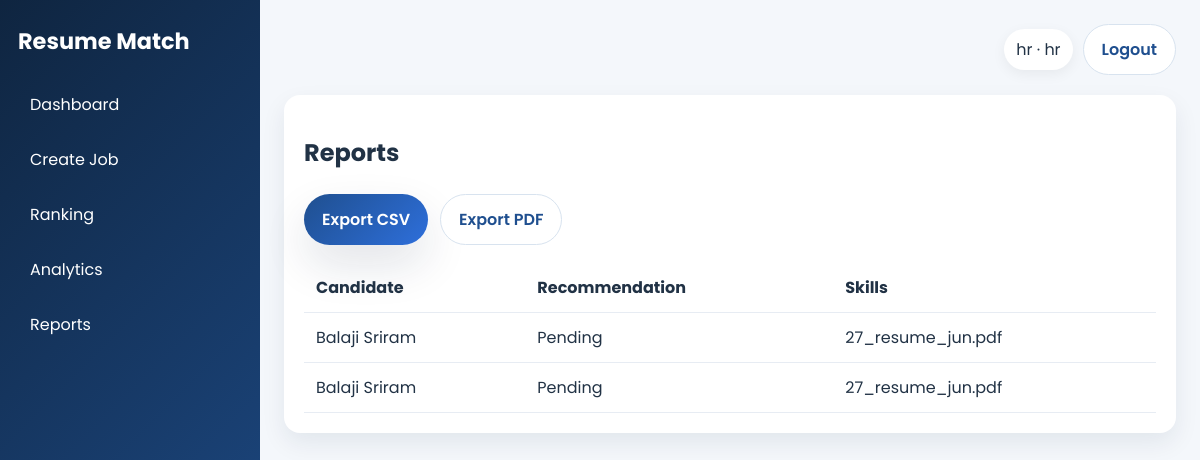
The app's page /reports (signed in) with its own data.
### tables this page shows
CREATE TABLE users (
            id INTEGER PRIMARY KEY AUTOINCREMENT,
            username TEXT UNIQUE NOT NULL,
            email TEXT UNIQUE NOT NULL,
            password_hash TEXT NOT NULL,
            role TEXT NOT NULL CHECK(role IN ('admin','hr','candidate')),
            created_at TEXT NOT NULL
        );

CREATE TABLE resumes (
            id INTEGER PRIMARY KEY AUTOINCREMENT,
            candidate_id INTEGER NOT NULL,
            filename TEXT NOT NULL,
            file_path TEXT NOT NULL,
            file_type TEXT NOT NULL,
            extracted_text TEXT NOT NULL,
            uploaded_at TEXT NOT NULL,
            FOREIGN KEY (candidate_id) REFERENCES candidates(id) ON DELETE CASCADE
        );

CREATE TABLE candidates (
            id INTEGER PRIMARY KEY AUTOINCREMENT,
            user_id INTEGER NOT NULL UNIQUE,
            full_name TEXT NOT NULL,
            email TEXT NOT NULL,
            phone TEXT NOT NULL,
            skills TEXT NOT NULL,
            education TEXT NOT NULL,
            experience TEXT NOT NULL,
            created_at TEXT NOT NULL,
            updated_at TEXT NOT NULL,
            FOREIGN KEY (user_id) REFERENCES users(id) ON DELETE CASCADE
        );

### app.py (the view)
@app.route("/reports")
@require_login("hr")
def reports() -> str:
    resumes = list_resumes()
    return render_template("reports.html", resumes=resumes)

### app.py (called while the page is built)
@app.context_processor
def inject_globals() -> dict[str, Any]:
    user = None
    if "user_id" in session:
        user = get_user_by_id(session["user_id"])
    return {"current_user": user, "csrf_token": session.get("csrf_token")}

def require_login(role: str | None = None) -> Any:
    def decorator(func):
        @wraps(func)
        def wrapper(*args, **kwargs):
            if "user_id" not in session:
                flash("Please log in first.", "warning")
                return redirect(url_for("login"))
            user = get_user_by_id(session["user_id"])
            if role and user["role"] != role:
                flash("You do not have access to this page.", "danger")
                return redirect(url_for("home"))
            return func(*args, **kwargs)
        return wrapper
    return decorator

@app.before_request
def ensure_csrf_token() -> None:
    if "csrf_token" not in session:
        session["csrf_token"] = secrets.token_hex(16)

### utils/database.py (called while the page is built)
def get_connection() -> sqlite3.Connection:
    conn = sqlite3.connect(DB_PATH)
    conn.row_factory = sqlite3.Row
    conn.execute("PRAGMA foreign_keys = ON")
    return conn

def get_user_by_id(user_id: int) -> Optional[Dict[str, Any]]:
    conn = get_connection()
    user = conn.execute("SELECT * FROM users WHERE id = ?", (user_id,)).fetchone()
    conn.close()
    return dict(user) if user else None

def list_resumes() -> list[Dict[str, Any]]:
    conn = get_connection()
    rows = conn.execute(
        "SELECT resumes.*, candidates.full_name FROM resumes JOIN candidates ON candidates.id = resumes.candidate_id ORDER BY resumes.uploaded_at DESC"
    ).fetchall()
    conn.close()
    return [dict(row) for row in rows]

### templates/reports.html
{% extends 'base.html' %}
{% block content %}
<section class="card">
    <h2>Reports</h2>
    <div class="actions">
        <a class="btn btn-primary" href="{{ url_for('export_csv') }}">Export CSV</a>
        <a class="btn btn-outline" href="{{ url_for('export_pdf') }}">Export PDF</a>
    </div>
    <table>
        <thead><tr><th>Candidate</th><th>Recommendation</th><th>Skills</th></tr></thead>
        <tbody>
            {% for resume in resumes %}
            <tr>
                <td>{{ resume.full_name }}</td>
                <td>Pending</td>
                <td>{{ resume.filename }}</td>
            </tr>
            {% endfor %}
        </tbody>
    </table>
</section>
{% endblock %}

### templates/base.html (shortened to what this page needs)
<!DOCTYPE html>
<html lang="en">
<head>
    <link rel="stylesheet" href="{{ url_for('static', filename='css/style.css') }}">
</head>
<body class="{% if request.endpoint == 'home' %}landing-body{% else %}app-body{% endif %}">
    {% if request.endpoint == 'home' %}
        <div class="landing-page">
            <header class="sticky-nav">
                <a class="brand-mark" href="{{ url_for('home') }}"><span>Resume</span>Match</a>
                <button class="menu-toggle" aria-label="Toggle navigation">☰</button>
                <nav class="nav-links">
                    <a href="#platform">Platform</a>
                    <a href="#workflow">How It Works</a>
                    <a href="{{ url_for('jobs') }}">Jobs</a>
                    <a href="#contact">Contact</a>
                    <a class="nav-cta" href="{{ url_for('register') }}">Join Now</a>
                </nav>
            </header>
            {% with messages = get_flashed_messages(with_categories=true) %}
                {% if messages %}
                    <div class="flash-stack landing-flash">
                        {% for category, message in messages %}
                            <div class="flash flash-{{ category }}">{{ message }}</div>
                        {% endfor %}
                    </div>
                {% endif %}
            {% endwith %}
            <div class="content-wrapper">
    {% else %}
        <div class="page-shell">
            <aside class="sidebar">
                <div class="brand">Resume Match</div>
                <nav>
                    {% if current_user and current_user.role == 'admin' %}
                        <a href="{{ url_for('admin_dashboard') }}">Dashboard</a>
                        <a href="{{ url_for('admin_candidates') }}">Candidates</a>
                        <a href="{{ url_for('admin_hr_users') }}">HR Users</a>
                        <a href="{{ url_for('admin_job_descriptions') }}">Jobs</a>
                        <a href="{{ url_for('admin_resumes') }}">Resumes</a>
                    {% elif current_user and current_user.role == 'hr' %}
                        <a href="{{ url_for('hr_dashboard') }}">Dashboard</a>
                        <a href="{{ url_for('upload_job') }}">Create Job</a>
                        <a href="{{ url_for('ranking') }}">Ranking</a>
                        <a href="{{ url_for('analytics') }}">Analytics</a>
                        <a href="{{ url_for('reports') }}">Reports</a>
                    {% elif current_user and current_user.role == 'candidate' %}
                        <a href="{{ url_for('candidate_dashboard') }}">Dashboard</a>
                        <a href="{{ url_for('upload_resume') }}">Upload Resume</a>
                        <a href="{{ url_for('jobs') }}">Jobs</a>
                        <a href="{{ url_for('profile') }}">Profile</a>
                        <a href="{{ url_for('application_status') }}">Status</a>
                    {% else %}
                        <a href="{{ url_for('home') }}">Home</a>
                        <a href="{{ url_for('about') }}">About</a>
                        <a href="{{ url_for('contact') }}">Contact</a>
                    {% endif %}
                </nav>
            </aside>
            <main class="main-content">
                <header class="topbar">
                    <div class="topbar-actions">
                        {% if current_user %}
                            <span class="user-pill">{{ current_user.username }} · {{ current_user.role }}</span>
                            <a class="btn btn-outline" href="{{ url_for('logout') }}">Logout</a>
                        {% else %}
                            <a class="btn btn-outline" href="{{ url_for('login') }}">Login</a>
                            <a class="btn btn-primary" href="{{ url_for('register') }}">Register</a>
                        {% endif %}
                    </div>
                </header>
                <div class="content-wrapper">
    {% endif %}
    {% block content %}{% endblock %}
    {% if request.endpoint == 'home' %}
            </div>
            <footer class="landing-footer" id="contact">
                <p>© 2026 ResumeMatch. Trusted by modern HR teams.</p>
            </footer>
        </div>
    {% else %}
                </div>
            </main>
        </div>
    {% endif %}
</body>
</html>

### static/css/style.css (style rules this page uses)
:root { --bg: #f4f7fb; --card: #ffffff; --text: #213245; --muted: #617489; --primary: #1f4f8f; --accent: #2e6fdb; --danger: #d64545; --success: #2ca25f; --shadow: 0 20px 45px rgba(15, 37, 64, 0.12); }
* { box-sizing: border-box; }
html { scroll-behavior: smooth; }
body { margin: 0; font-family: 'Poppins', Arial, sans-serif; background: var(--bg); color: var(--text); }
.page-shell { display: flex; min-height: 100vh; }
.sidebar { width: 260px; background: linear-gradient(135deg, #0f2540, #1f4f8f); color: white; padding: 24px 18px; }
.brand { font-size: 1.4rem; font-weight: 700; margin-bottom: 24px; }
.sidebar nav { display: flex; flex-direction: column; gap: 10px; }
.sidebar a { color: white; text-decoration: none; padding: 10px 12px; border-radius: 8px; }
.main-content { flex: 1; padding: 24px; }
.topbar { display: flex; justify-content: space-between; align-items: center; margin-bottom: 20px; }
.topbar-actions { display: flex; gap: 10px; align-items: center; }
.user-pill { background: white; padding: 8px 12px; border-radius: 999px; box-shadow: 0 4px 14px rgba(0,0,0,0.06); }
.card { background: var(--card); border-radius: 16px; padding: 20px; box-shadow: 0 10px 24px rgba(15,37,64,0.08); margin-bottom: 20px; }
.actions { display: flex; flex-wrap: wrap; gap: 12px; margin: 24px 0 18px; }
.btn { border: none; cursor: pointer; text-decoration: none; display: inline-flex; align-items: center; justify-content: center; padding: 12px 18px; font-weight: 600; border-radius: 999px; transition: transform 0.2s ease, box-shadow 0.2s ease; }
.btn-primary { background: linear-gradient(135deg, var(--primary), var(--accent)); color: white; box-shadow: var(--shadow); }
.btn-outline { background: white; color: var(--primary); border: 1px solid #d8e3ef; }
table { width: 100%; border-collapse: collapse; }
th, td { padding: 12px; border-bottom: 1px solid #e7ecf3; text-align: left; }

### records on screen
users: username "hr", role "hr"
resumes: full_name "Balaji Sriram", filename "27_resume_jun.pdf"
resumes: full_name "Balaji Sriram", filename "27_resume_jun.pdf"
